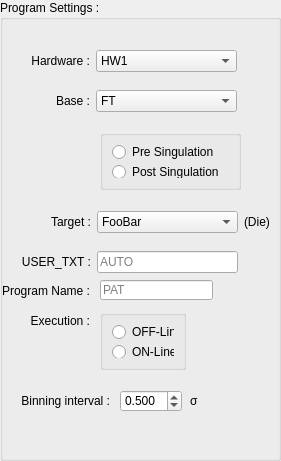
  <widget class="QGroupBox" name="groupBox_5">
   <property name="geometry">
    <rect>
     <x>20</x>
     <y>20</y>
     <width>281</width>
     <height>461</height>
    </rect>
   </property>
   <property name="title">
    <string>Program Settings :</string>
   </property>
   <widget class="QGroupBox" name="groupBox_4">
    <property name="geometry">
     <rect>
      <x>100</x>
      <y>130</y>
      <width>141</width>
      <height>60</height>
     </rect>
    </property>
    <property name="title">
     <string/>
    </property>
    <layout class="QGridLayout" name="gridLayout_4">
     <item row="0" column="0">
      <widget class="QRadioButton" name="radioButton_3">
       <property name="text">
        <string>Pre Singulation</string>
       </property>
      </widget>
     </item>
     <item row="1" column="0">
      <widget class="QRadioButton" name="radioButton_4">
       <property name="text">
        <string>Post Singulation</string>
       </property>
      </widget>
     </item>
    </layout>
   </widget>
   <widget class="QComboBox" name="hardware">
    <property name="geometry">
     <rect>
      <x>96</x>
      <y>50</y>
      <width>141</width>
      <height>22</height>
     </rect>
    </property>
    <property name="sizePolicy">
     <sizepolicy hsizetype="Fixed" vsizetype="Fixed">
      <horstretch>0</horstretch>
      <verstretch>0</verstretch>
     </sizepolicy>
    </property>
    <property name="minimumSize">
     <size>
      <width>141</width>
      <height>22</height>
     </size>
    </property>
    <property name="maximumSize">
     <size>
      <width>141</width>
      <height>22</height>
     </size>
    </property>
    <item>
     <property name="text">
      <string>HW1</string>
     </property>
    </item>
    <item>
     <property name="text">
      <string>HW2</string>
     </property>
    </item>
   </widget>
   <widget class="QLineEdit" name="lineEdit_2">
    <property name="geometry">
     <rect>
      <x>100</x>
      <y>280</y>
      <width>113</width>
      <height>20</height>
     </rect>
    </property>
    <property name="placeholderText">
     <string>PAT</string>
    </property>
    <property name="clearButtonEnabled">
     <bool>true</bool>
    </property>
   </widget>
   <widget class="QComboBox" name="base">
    <property name="geometry">
     <rect>
      <x>96</x>
      <y>90</y>
      <width>141</width>
      <height>22</height>
     </rect>
    </property>
    <property name="sizePolicy">
     <sizepolicy hsizetype="Fixed" vsizetype="Fixed">
      <horstretch>0</horstretch>
      <verstretch>0</verstretch>
     </sizepolicy>
    </property>
    <property name="minimumSize">
     <size>
      <width>141</width>
      <height>22</height>
     </size>
    </property>
    <property name="maximumSize">
     <size>
      <width>141</width>
      <height>22</height>
     </size>
    </property>
    <property name="currentText">
     <string>FT</string>
    </property>
    <item>
     <property name="text">
      <string>FT</string>
     </property>
    </item>
    <item>
     <property name="text">
      <string>PR</string>
     </property>
    </item>
   </widget>
   <widget class="QLabel" name="targetIdentifier">
    <property name="geometry">
     <rect>
      <x>244</x>
      <y>211</y>
      <width>75</width>
      <height>22</height>
     </rect>
    </property>
    <property name="sizePolicy">
     <sizepolicy hsizetype="Fixed" vsizetype="Fixed">
      <horstretch>0</horstretch>
      <verstretch>0</verstretch>
     </sizepolicy>
    </property>
    <property name="minimumSize">
     <size>
      <width>75</width>
      <height>22</height>
     </size>
    </property>
    <property name="maximumSize">
     <size>
      <width>75</width>
      <height>22</height>
     </size>
    </property>
    <property name="text">
     <string>(Die)</string>
    </property>
   </widget>
   <widget class="QLineEdit" name="usertext">
    <property name="geometry">
     <rect>
      <x>97</x>
      <y>251</y>
      <width>141</width>
      <height>22</height>
     </rect>
    </property>
    <property name="sizePolicy">
     <sizepolicy hsizetype="Fixed" vsizetype="Fixed">
      <horstretch>0</horstretch>
      <verstretch>0</verstretch>
     </sizepolicy>
    </property>
    <property name="minimumSize">
     <size>
      <width>141</width>
      <height>22</height>
     </size>
    </property>
    <property name="maximumSize">
     <size>
      <width>141</width>
      <height>22</height>
     </size>
    </property>
    <property name="text">
     <string/>
    </property>
    <property name="placeholderText">
     <string>AUTO</string>
    </property>
    <property name="clearButtonEnabled">
     <bool>true</bool>
    </property>
   </widget>
   <widget class="QLabel" name="usertextLabel_2">
    <property name="geometry">
     <rect>
      <x>-10</x>
      <y>280</y>
      <width>100</width>
      <height>22</height>
     </rect>
    </property>
    <property name="sizePolicy">
     <sizepolicy hsizetype="Fixed" vsizetype="Fixed">
      <horstretch>0</horstretch>
      <verstretch>0</verstretch>
     </sizepolicy>
    </property>
    <property name="minimumSize">
     <size>
      <width>100</width>
      <height>22</height>
     </size>
    </property>
    <property name="maximumSize">
     <size>
      <width>100</width>
      <height>22</height>
     </size>
    </property>
    <property name="text">
     <string>Program Name :</string>
    </property>
    <property name="alignment">
     <set>Qt::AlignRight|Qt::AlignTrailing|Qt::AlignVCenter</set>
    </property>
   </widget>
   <widget class="QLabel" name="Label">
    <property name="geometry">
     <rect>
      <x>-10</x>
      <y>310</y>
      <width>100</width>
      <height>22</height>
     </rect>
    </property>
    <property name="sizePolicy">
     <sizepolicy hsizetype="Fixed" vsizetype="Fixed">
      <horstretch>0</horstretch>
      <verstretch>0</verstretch>
     </sizepolicy>
    </property>
    <property name="minimumSize">
     <size>
      <width>100</width>
      <height>22</height>
     </size>
    </property>
    <property name="maximumSize">
     <size>
      <width>100</width>
      <height>22</height>
     </size>
    </property>
    <property name="text">
     <string>Execution :</string>
    </property>
    <property name="alignment">
     <set>Qt::AlignRight|Qt::AlignTrailing|Qt::AlignVCenter</set>
    </property>
   </widget>
   <widget class="QLabel" name="targetLabel">
    <property name="geometry">
     <rect>
      <x>-9</x>
      <y>211</y>
      <width>100</width>
      <height>22</height>
     </rect>
    </property>
    <property name="sizePolicy">
     <sizepolicy hsizetype="Fixed" vsizetype="Fixed">
      <horstretch>0</horstretch>
      <verstretch>0</verstretch>
     </sizepolicy>
    </property>
    <property name="minimumSize">
     <size>
      <width>100</width>
      <height>22</height>
     </size>
    </property>
    <property name="maximumSize">
     <size>
      <width>100</width>
      <height>22</height>
     </size>
    </property>
    <property name="text">
     <string>Target :</string>
    </property>
    <property name="alignment">
     <set>Qt::AlignRight|Qt::AlignTrailing|Qt::AlignVCenter</set>
    </property>
   </widget>
   <widget class="QGroupBox" name="groupBox">
    <property name="geometry">
     <rect>
      <x>100</x>
      <y>310</y>
      <width>86</width>
      <height>60</height>
     </rect>
    </property>
    <property name="title">
     <string/>
    </property>
    <layout class="QGridLayout" name="gridLayout_3">
     <item row="0" column="0">
      <widget class="QRadioButton" name="radioButton">
       <property name="text">
        <string>OFF-Line</string>
       </property>
      </widget>
     </item>
     <item row="1" column="0">
      <widget class="QRadioButton" name="radioButton_2">
       <property name="text">
        <string>ON-Line</string>
       </property>
      </widget>
     </item>
    </layout>
   </widget>
   <widget class="QLabel" name="usertextLabel">
    <property name="geometry">
     <rect>
      <x>-9</x>
      <y>251</y>
      <width>100</width>
      <height>22</height>
     </rect>
    </property>
    <property name="sizePolicy">
     <sizepolicy hsizetype="Fixed" vsizetype="Fixed">
      <horstretch>0</horstretch>
      <verstretch>0</verstretch>
     </sizepolicy>
    </property>
    <property name="minimumSize">
     <size>
      <width>100</width>
      <height>22</height>
     </size>
    </property>
    <property name="maximumSize">
     <size>
      <width>100</width>
      <height>22</height>
     </size>
    </property>
    <property name="text">
     <string>USER_TXT :</string>
    </property>
    <property name="alignment">
     <set>Qt::AlignRight|Qt::AlignTrailing|Qt::AlignVCenter</set>
    </property>
   </widget>
   <widget class="QComboBox" name="target">
    <property name="geometry">
     <rect>
      <x>97</x>
      <y>211</y>
      <width>141</width>
      <height>22</height>
     </rect>
    </property>
    <property name="sizePolicy">
     <sizepolicy hsizetype="Fixed" vsizetype="Fixed">
      <horstretch>0</horstretch>
      <verstretch>0</verstretch>
     </sizepolicy>
    </property>
    <property name="minimumSize">
     <size>
      <width>141</width>
      <height>22</height>
     </size>
    </property>
    <property name="maximumSize">
     <size>
      <width>141</width>
      <height>22</height>
     </size>
    </property>
    <item>
     <property name="text">
      <string>FooBar</string>
     </property>
    </item>
   </widget>
   <widget class="QLabel" name="hardwareLabel">
    <property name="geometry">
     <rect>
      <x>-10</x>
      <y>50</y>
      <width>100</width>
      <height>22</height>
     </rect>
    </property>
    <property name="sizePolicy">
     <sizepolicy hsizetype="Fixed" vsizetype="Fixed">
      <horstretch>0</horstretch>
      <verstretch>0</verstretch>
     </sizepolicy>
    </property>
    <property name="minimumSize">
     <size>
      <width>100</width>
      <height>22</height>
     </size>
    </property>
    <property name="maximumSize">
     <size>
      <width>100</width>
      <height>22</height>
     </size>
    </property>
    <property name="text">
     <string>Hardware :</string>
    </property>
    <property name="alignment">
     <set>Qt::AlignRight|Qt::AlignTrailing|Qt::AlignVCenter</set>
    </property>
   </widget>
   <widget class="QLabel" name="baseLabel">
    <property name="geometry">
     <rect>
      <x>-10</x>
      <y>90</y>
      <width>100</width>
      <height>22</height>
     </rect>
    </property>
    <property name="sizePolicy">
     <sizepolicy hsizetype="Fixed" vsizetype="Fixed">
      <horstretch>0</horstretch>
      <verstretch>0</verstretch>
     </sizepolicy>
    </property>
    <property name="minimumSize">
     <size>
      <width>100</width>
      <height>22</height>
     </size>
    </property>
    <property name="maximumSize">
     <size>
      <width>100</width>
      <height>22</height>
     </size>
    </property>
    <property name="text">
     <string>Base :</string>
    </property>
    <property name="alignment">
     <set>Qt::AlignRight|Qt::AlignTrailing|Qt::AlignVCenter</set>
    </property>
   </widget>
   <widget class="QLabel" name="Label_2">
    <property name="geometry">
     <rect>
      <x>10</x>
      <y>390</y>
      <width>100</width>
      <height>22</height>
     </rect>
    </property>
    <property name="sizePolicy">
     <sizepolicy hsizetype="Fixed" vsizetype="Fixed">
      <horstretch>0</horstretch>
      <verstretch>0</verstretch>
     </sizepolicy>
    </property>
    <property name="minimumSize">
     <size>
      <width>100</width>
      <height>22</height>
     </size>
    </property>
    <property name="maximumSize">
     <size>
      <width>100</width>
      <height>22</height>
     </size>
    </property>
    <property name="text">
     <string>Binning interval :</string>
    </property>
    <property name="alignment">
     <set>Qt::AlignRight|Qt::AlignTrailing|Qt::AlignVCenter</set>
    </property>
   </widget>
   <widget class="QDoubleSpinBox" name="doubleSpinBox">
    <property name="geometry">
     <rect>
      <x>120</x>
      <y>390</y>
      <width>62</width>
      <height>22</height>
     </rect>
    </property>
    <property name="decimals">
     <number>3</number>
    </property>
    <property name="maximum">
     <double>1.000000000000000</double>
    </property>
    <property name="value">
     <double>0.500000000000000</double>
    </property>
   </widget>
   <widget class="QLabel" name="label_5">
    <property name="geometry">
     <rect>
      <x>190</x>
      <y>390</y>
      <width>22</width>
      <height>22</height>
     </rect>
    </property>
    <property name="minimumSize">
     <size>
      <width>22</width>
      <height>22</height>
     </size>
    </property>
    <property name="maximumSize">
     <size>
      <width>22</width>
      <height>22</height>
     </size>
    </property>
    <property name="text">
     <string>σ</string>
    </property>
   </widget>
  </widget>
